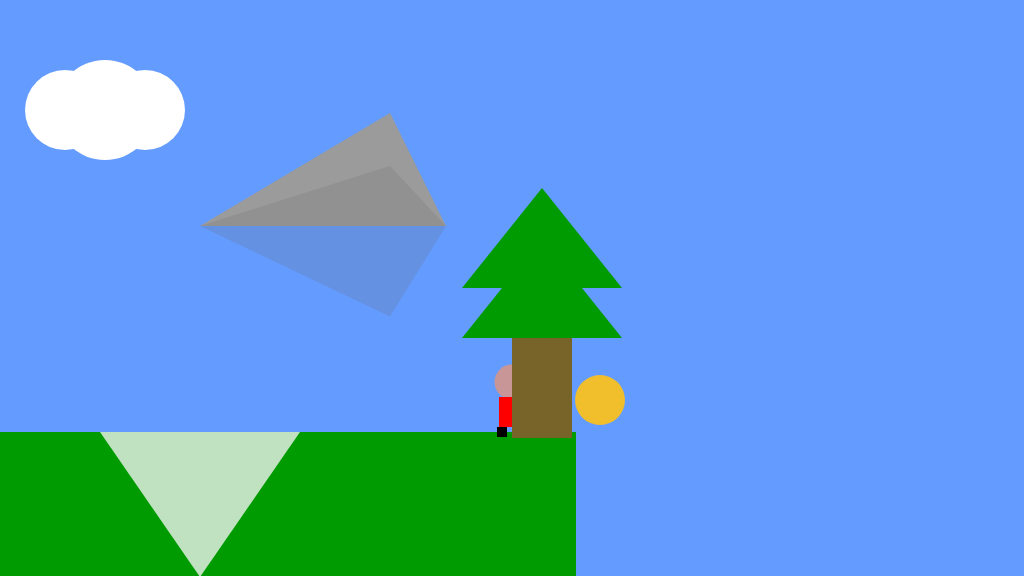
Frame 1 (no input)
Frame 60 (no input): identical to frame 1, image omitted
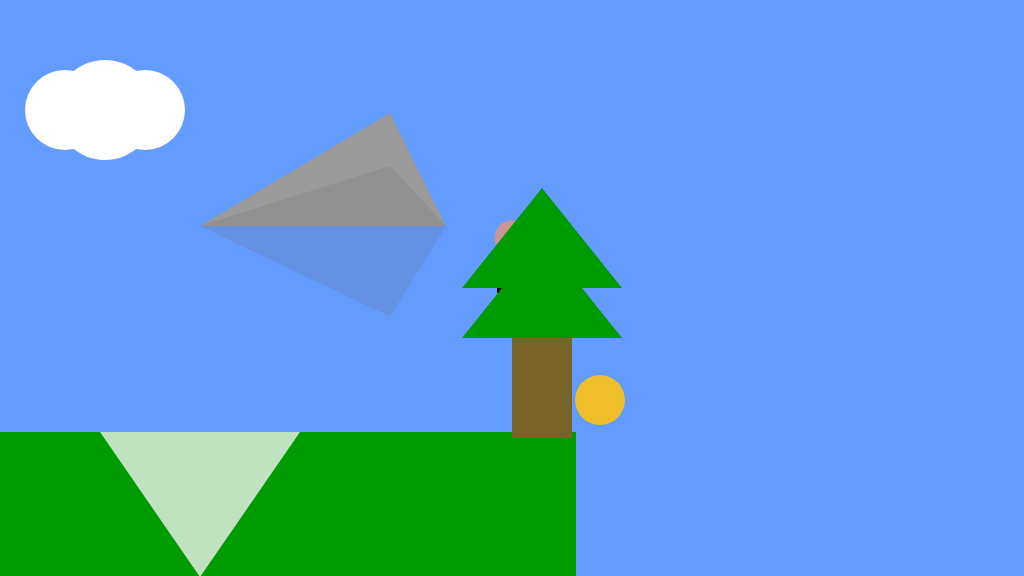
Frame 120 (the mouse pressed at the canvas centre since frame 60)

The p5.js sketch that drew these frames (run headless with seeded random() and noise() and a simulated clock; from frame 60 on, the mouse is pressed at the canvas centre):

// p5.js sketch
// ── sketch.js
/*

The Game Project

2b - using variables

*/

var floorPos_y;

var gameChar_x;
var gameChar_y;

var treePos_x;
var treePos_y;

var canyon;
var collectable;

var mountain;
var cloud;


function setup()
{
	createCanvas(1024, 576);
	floorPos_y = 432; //NB. we are now using a variable for the floor position

	//NB. We are now using the built in variables height and width
	gameChar_x = width/2;
	gameChar_y = floorPos_y;

	treePos_x = width/2;
	treePos_y = height/2;

	canyon = {
		x_pos: 0,
		width: 100
	};

	collectable = {
		x_pos: 100,
		y_pos: 100,
		size: 50
	};

	mountain = {
		x_pos: 200,
		y_pos: 226,
		size: 100
	};

	cloud = {
		x_pos: 105,
		y_pos: 110,
		size: 100
	};
}

function draw()
{
	background(100, 155, 255); //fill the sky blue

	noStroke();
	fill(0, 155, 0);
	rect(0, floorPos_y, height, width - floorPos_y); 
	//draw some green ground

	//cloud
	fill(255, 255, 255);
	// ellipse(200, 150, 80, 80);
	// ellipse(160, 150, 60, 60);
	// ellipse(240, 150, 60, 60);

	ellipse(cloud.x_pos, cloud.y_pos, cloud.size, cloud.size);
	ellipse(cloud.x_pos - 40, cloud.y_pos, cloud.size - 20, cloud.size - 20);
	ellipse(cloud.x_pos + 40, cloud.y_pos, cloud.size - 20, cloud.size - 20);

	//mountain
	fill(155);
	// triangle(385, 226, 620, 226, 520, 112);
	// fill(105,105,105, 50)
	// triangle(385, 226, 620, 226, 520, 320);
	// triangle(385, 226, 620, 226, 520, 168);

	triangle(min(mountain.x_pos, 400), mountain.y_pos,
		min((mountain.x_pos*1.73) + mountain.size, 453), mountain.y_pos, min((mountain.x_pos*1.45) + mountain.size, 453), mountain.y_pos/2);
	fill(105,105,105, 50)
	triangle(min(mountain.x_pos, 400), mountain.y_pos,
		min((mountain.x_pos*1.73) + mountain.size, 453) , mountain.y_pos, min((mountain.x_pos*1.45) + mountain.size, 453), mountain.y_pos*1.4);
	triangle(min(mountain.x_pos, 400), mountain.y_pos,
		min((mountain.x_pos*1.73) + mountain.size, 453) , mountain.y_pos,min((mountain.x_pos*1.45) + mountain.size, 453), mountain.y_pos - 60);

	//collectable
	fill(241,190,44);
	// ellipse(505, 412, 40);
	ellipse(collectable.x_pos*6, collectable.y_pos*4, collectable.size);

	//draw the game character
	fill(200,150,150);
	ellipse(gameChar_x, gameChar_y - 50, 35);

	fill(255, 0, 0);
	rect(gameChar_x - 13, gameChar_y - 35, 26, 30);

	fill(0);
	rect(gameChar_x - 15, gameChar_y - 5, 10, 10);
	rect(gameChar_x + 5, gameChar_y - 5, 10, 10);

	//draw tree
	fill(120, 100, 40);
	rect(treePos_x, treePos_y, 60, 150);

	//branches
	fill(0, 155, 0);
	// triangle(850, 332, 930, 232, 1010, 332);
	triangle(treePos_x - 50, treePos_y + 50, treePos_x + 30, treePos_y - 50,treePos_x + 110,
		treePos_y + 50);
	// triangle(850, 282, 930, 182, 1010, 282);
	triangle(treePos_x - 50, treePos_y, treePos_x + 30, treePos_y - 100, treePos_x + 110, treePos_y);

	//canyon
	fill(246,246,246, 200);
	//triangle(156, 432, 235, 577, 301, 432)
	triangle(canyon.x_pos + canyon.width, (canyon.width * 4) + 32,
	(canyon.x_pos + (canyon.width * 2)), (canyon.width*5) + 77, (canyon.x_pos + canyon.width * 3), (canyon.width * 4) + 32);

}

function mousePressed()
{
	gameChar_x = mouseX;
	gameChar_y = mouseY;

}
